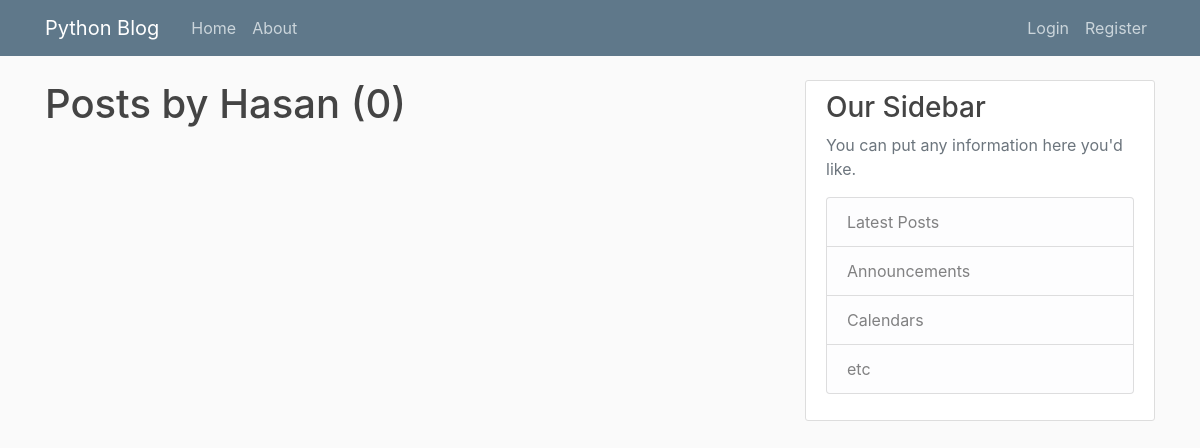
/user/Hasan, run on an earlier commit of the app's database.
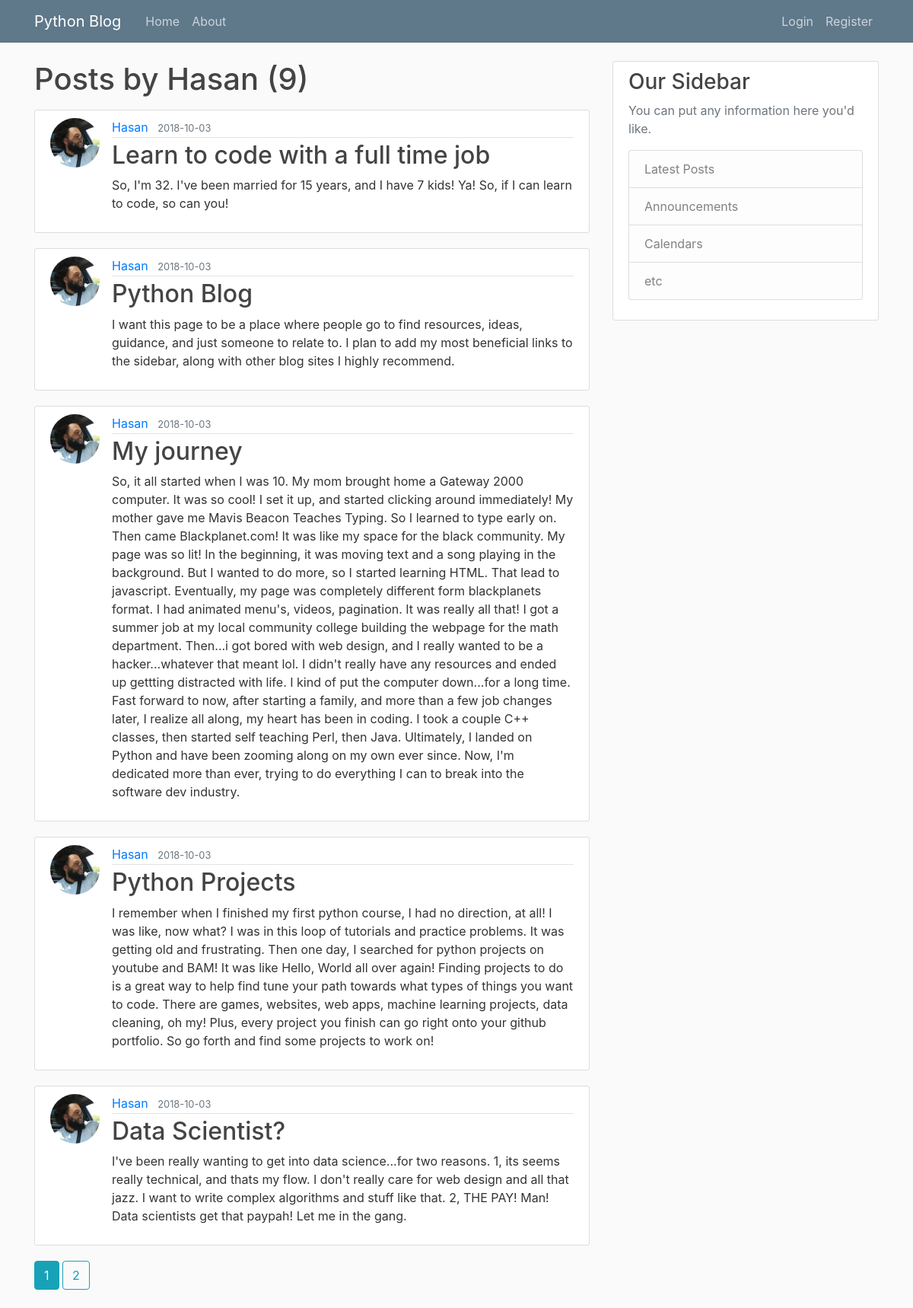
And on a later commit of the database.
### pyblog/models.py (models this page shows, shortened)
class User(db.Model, UserMixin):
    id = db.Column(db.Integer, primary_key=True)
    username = db.Column(db.String(20), unique=True, nullable=False)
    email = db.Column(db.String(120), unique=True, nullable=False)
    image_file = db.Column(db.String(20), nullable=False, default='default.jpg')
    password = db.Column(db.String(60), nullable=False)
    posts = db.relationship('Post', backref='author', lazy=True)

class Post(db.Model):
    id = db.Column(db.Integer, primary_key=True)
    title = db.Column(db.String(100), nullable=False)
    date_posted = db.Column(db.DateTime, nullable=False, default=datetime.utcnow)
    content = db.Column(db.Text, nullable=False)
    user_id = db.Column(db.Integer, db.ForeignKey('user.id'), nullable=False)

### pyblog/routes.py (the view)
@app.route("/user/<string:username>")
def user_posts(username):
    page = request.args.get('page', 1, type=int)
    user = User.query.filter_by(username=username).first_or_404()
    posts = Post.query.filter_by(author=user)\
        .order_by(Post.date_posted.desc())\
        .paginate(page=page, per_page=5)
    return render_template('user_posts.html', posts=posts, user=user)

### pyblog/templates/user_posts.html
{% extends "layout.html" %}
{% block content %}
    <h1 class="mb-3">Posts by {{ user.username }} ({{ posts.total }})</h1>
    {% for post in posts.items %}
        <article class="media content-section">
          <img class="rounded-circle article-img" src="{{ url_for('static', filename='profile_pics/' + post.author.image_file) }}">
          <div class="media-body">
            <div class="article-metadata">
              <a class="mr-2" href="{{ url_for('user_posts', username=post.author.username) }}">{{ post.author.username }}</a>
              <small class="text-muted">{{ post.date_posted.strftime('%Y-%m-%d') }}</small>
            </div>
            <h2><a class="article-title" href="{{ url_for('post', post_id=post.id) }}">{{ post.title }}</a></h2>
            <p class="article-content">{{ post.content }}</p>
          </div>
        </article>
    {% endfor %}
    {% for page_num in posts.iter_pages(left_edge=1, right_edge=1, left_current=1, right_current=2) %}
      {% if page_num %}
        {% if posts.page == page_num %}
          <a class="btn btn-info mb-4" href="{{ url_for('user_posts', username=user.username, page=page_num) }}">{{ page_num }}</a>
        {% else %}
          <a class="btn btn-outline-info mb-4" href="{{ url_for('user_posts', username=user.username, page=page_num) }}">{{ page_num }}</a>
        {% endif %}
      {% else %}
        ...
      {% endif %}
    {% endfor %}
{% endblock content %}

### pyblog/templates/layout.html (shortened to what this page needs)
<!DOCTYPE html>
<html>
<head>
    <link rel="stylesheet" href="https://stackpath.bootstrapcdn.com/bootstrap/4.1.3/css/bootstrap.min.css">
    <link rel="stylesheet" type="text/css" href="{{url_for('static', filename='main.css') }}">
</head>
<body>
    <header class="site-header">
      <nav class="navbar navbar-expand-md navbar-dark bg-steel fixed-top">
        <div class="container">
          <a class="navbar-brand mr-4" href="/">Python Blog</a>
          <div class="collapse navbar-collapse" id="navbarToggle">
            <div class="navbar-nav mr-auto">
              <a class="nav-item nav-link" href="{{ url_for('home') }}">Home</a>
              <a class="nav-item nav-link" href="{{ url_for('about') }}">About</a>
            </div>
            <div class="navbar-nav">
                {% if current_user.is_authenticated %}
                    <a class="nav-item nav-link" href="{{ url_for('new_post') }}">New Post</a>
                    <a class="nav-item nav-link" href="{{ url_for('account') }}">Account</a>
                    <a class="nav-item nav-link" href="{{ url_for('logout') }}">Logout</a>
                {% else %}
                    <a class="nav-item nav-link" href="{{ url_for('login') }}">Login</a>
                    <a class="nav-item nav-link" href="{{ url_for('register') }}">Register</a>
                {% endif %}
            </div>
          </div>
        </div>
      </nav>
    </header>
    <main role="main" class="container">
      <div class="row">
        <div class="col-md-8">
            {% block content %}{% endblock %}
        </div>
        <div class="col-md-4">
          <div class="content-section">
            <h3>Our Sidebar</h3>
            <p class='text-muted'>You can put any information here you'd like.
              <ul class="list-group">
                <li class="list-group-item list-group-item-light">Latest Posts</li>
                <li class="list-group-item list-group-item-light">Announcements</li>
                <li class="list-group-item list-group-item-light">Calendars</li>
                <li class="list-group-item list-group-item-light">etc</li>
              </ul>
            </p>
          </div>
        </div>
      </div>
    </main>
</body>
</html>

### pyblog/static/main.css (style rules this page uses)
body { background: #fafafa; color: #333333; margin-top: 5rem; }
h1, h2, h3, h4, h5, h6 { color: #444444; }
.bg-steel { background-color: #5f788a; }
.site-header .navbar-nav .nav-link { color: #cbd5db; }
.content-section { background: #ffffff; padding: 10px 20px; border: 1px solid #dddddd; border-radius: 3px; margin-bottom: 20px; }
.article-title { color: #444444; }
.article-content { white-space: pre-line; }
.article-img { height: 65px; width: 65px; margin-right: 16px; }
.article-metadata { padding-bottom: 1px; margin-bottom: 4px; border-bottom: 1px solid #e3e3e3 }

What changed in the data, as far as the page shows it:
added Post: image_file (picture), author.username "Hasan", date_posted "2018-10-03", title "Learn to code with a full time job", content "So, I'm 32. I've been married for 15 years, and I have 7 kids! Ya! So, if I can learn to code, so can you!"
added Post: image_file (picture), author.username "Hasan", date_posted "2018-10-03", title "Python Blog", content "I want this page to be a place where people go to find resources, ideas, guidance, and just someone to relate to. I plan to add my most beneficial links to the sidebar, along with other blog sites I highly recommend."
added Post: image_file (picture), author.username "Hasan", date_posted "2018-10-03", title "My journey", content "So, it all started when I was 10. My mom brought home a Gateway 2000 computer. It was so cool! I set it up, and started clicking around immediately! My mother gave me Mavis Beacon Teaches Typing. So I learned to type early on. Then came Blackplanet.com! It was like my space for the black community. My page was so lit! In the beginning, it was moving text and a song playing in the background. But I wanted to do more, so I started learning HTML. That lead to javascript. Eventually, my page was completely different form blackplanets format. I had animated menu's, videos, pagination. It was really all that! I got a summer job at my local community college building the webpage for the math…"
added Post: image_file (picture), author.username "Hasan", date_posted "2018-10-03", title "Python Projects", content "I remember when I finished my first python course, I had no direction, at all! I was like, now what? I was in this loop of tutorials and practice problems. It was getting old and frustrating. Then one day, I searched for python projects on youtube and BAM! It was like Hello, World all over again! Finding projects to do is a great way to help find tune your path towards what types of things you want to code. There are games, websites, web apps, machine learning projects, data cleaning, oh my! Plus, every project you finish can go right onto your github portfolio. So go forth and find some projects to work on!"
added Post: image_file (picture), author.username "Hasan", date_posted "2018-10-03", title "Data Scientist?", content "I've been really wanting to get into data science...for two reasons. 1, its seems really technical, and thats my flow. I don't really care for web design and all that jazz. I want to write complex algorithms and stuff like that. 2, THE PAY! Man! Data scientists get that paypah! Let me in the gang."
Also different on the page:
{{ posts.total }}: "0" → "9"
new list line: "1"
new list line: "2"
